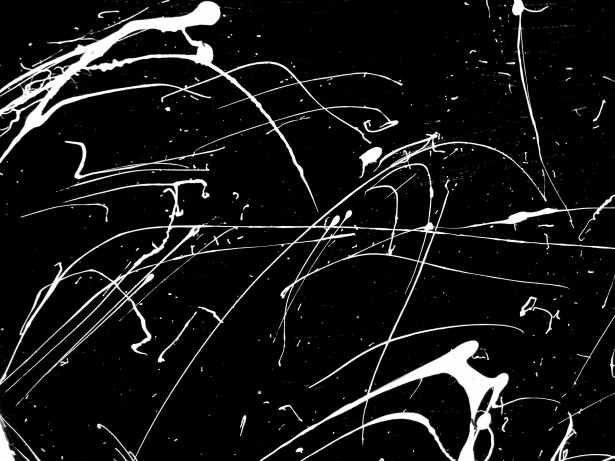
#> input picture images/Paint.png, 615 x 461 px
$ python DEOC.py
#> lines starting #> are read from the running program, lines starting #| are printed output that depends on the picture
#Dialation, Erosion, Opening and Closing
# Theses are operations in field of mathematical morphology

import cv2
import numpy as np

image = cv2.imread('../images/Paint.png')
#> image is the input picture: shape (461, 615, 3); min 0, max 255, mean 22.5
cv2.imshow('Original', image)
cv2.waitKey()

kernel = np.ones((5,5),np.uint8)

# Removes pixel at the boundaries of objects in an image
# that means it can help in removing noise in image
# generally minimize white parts by scale 1
erosion = cv2.erode(image,kernel,iterations=1)
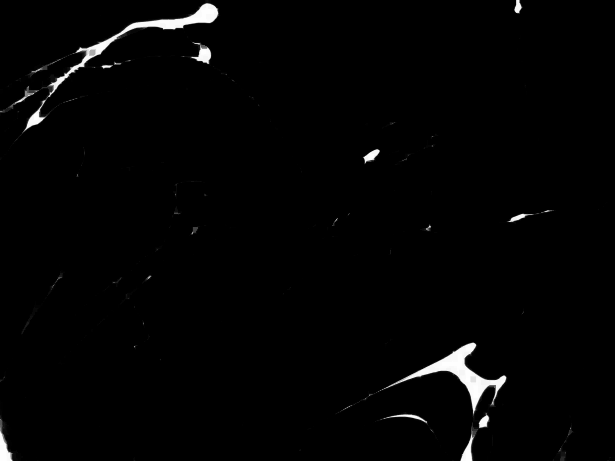
#> erosion: shape (461, 615, 3); min 0, max 255, mean 3.9
cv2.imshow('Erosion',erosion)
cv2.waitKey(0)

#Add pixel to the boundaries of objects in an image
# generaly maximize white parts by scale 1
dilation = cv2.dilate(image,kernel,iterations=1)
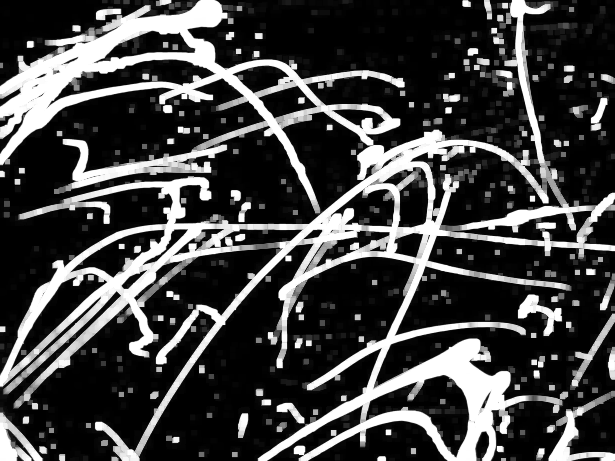
#> dilation: shape (461, 615, 3); min 0, max 255, mean 67.5
cv2.imshow('Dilation',dilation)
cv2.waitKey()

# Erosion followed by Dilation
opening = cv2.morphologyEx(image,cv2.MORPH_OPEN, kernel)
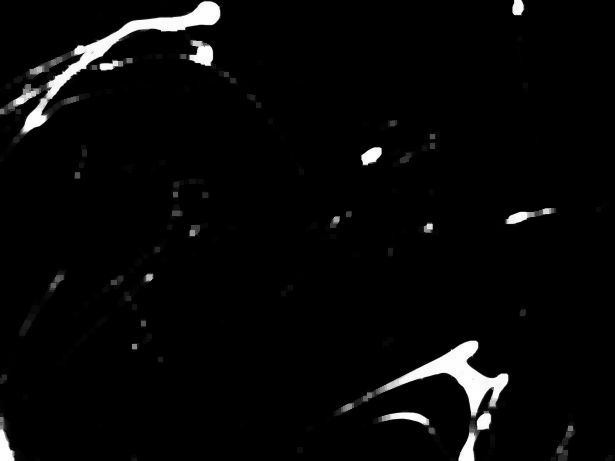
#> opening: shape (461, 615, 3); min 0, max 255, mean 8.1
cv2.imshow('Opening',opening)
cv2.waitKey()
# Dilation followed by Erossion
closing = cv2.morphologyEx(image,cv2.MORPH_CLOSE,kernel)
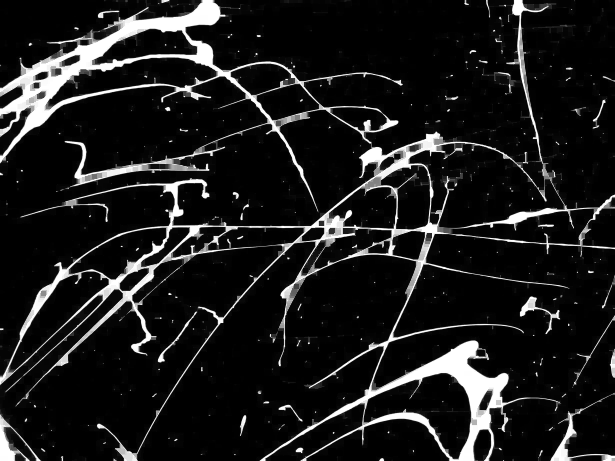
#> closing: shape (461, 615, 3); min 0, max 255, mean 28.3
cv2.imshow('closing',closing)
cv2.waitKey()

cv2.destroyAllWindows()
